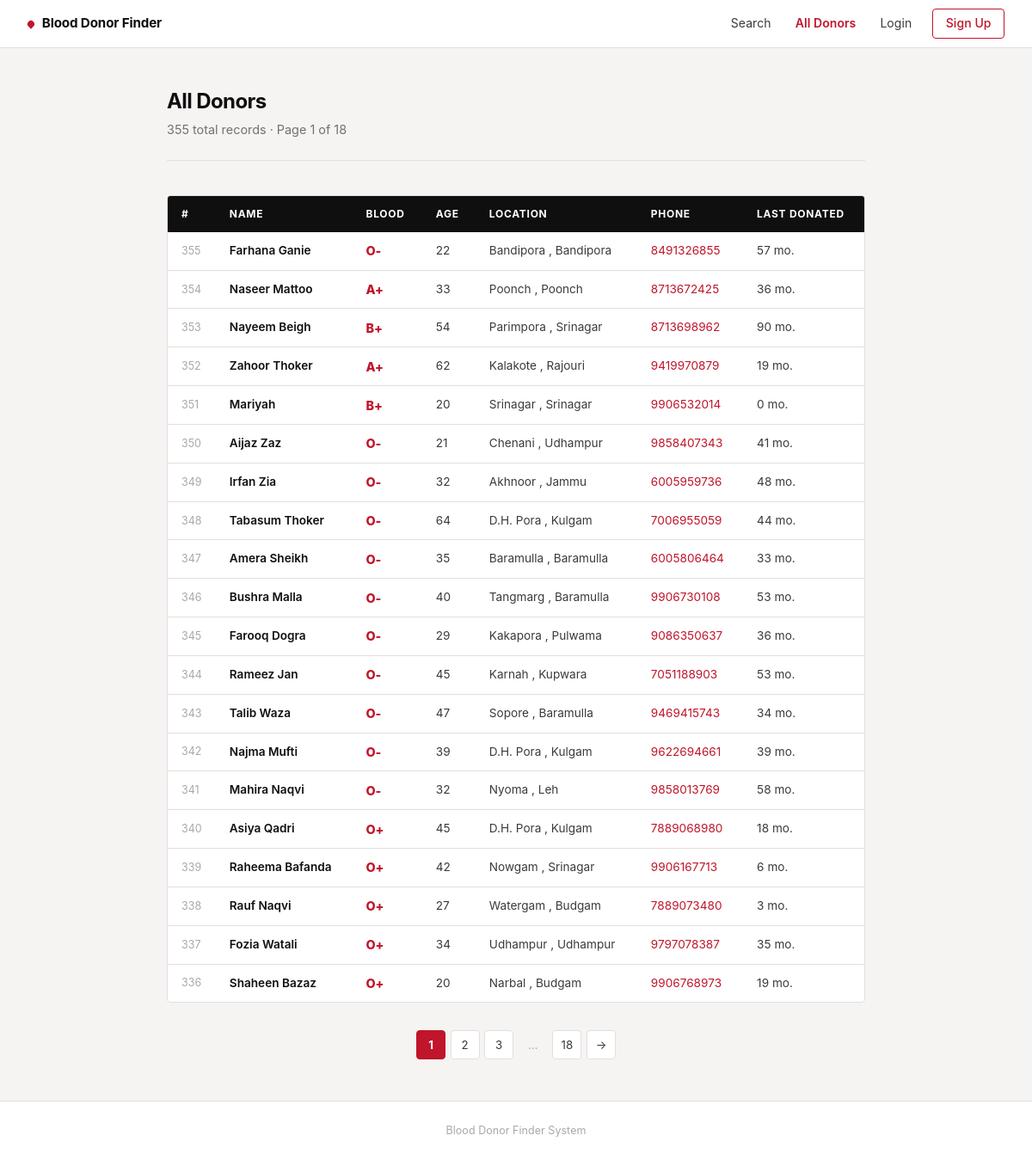
The page /donors on the database its author committed.
### tables this page shows
CREATE TABLE donors (
    id INTEGER PRIMARY KEY AUTOINCREMENT,
    Name TEXT NOT NULL, Gender TEXT, Age INTEGER,
    Email TEXT, Phone TEXT, District TEXT, City TEXT,
    Blood_group TEXT, Months_since_last_donation INTEGER
);

### app.py (the view)
@app.route("/donors")
def all_donors():
    page     = max(1, int(request.args.get("page", 1)))
    per_page = 20
    offset   = (page - 1) * per_page
    conn  = get_db()
    total = conn.execute("SELECT COUNT(*) FROM donors").fetchone()[0]
    rows  = conn.execute(
        "SELECT * FROM donors ORDER BY id DESC LIMIT ? OFFSET ?",
        (per_page, offset)
    ).fetchall()
    conn.close()
    total_pages = max(1, (total + per_page - 1) // per_page)
    return render_template("donors.html",
                           donors=rows, page=page,
                           total_pages=total_pages, total=total)

### app.py (called while the page is built)
def get_db():
    conn = sqlite3.connect(DATABASE)
    conn.row_factory = sqlite3.Row
    return conn

### templates/donors.html (shortened to what this page needs)
{% extends "base.html" %}
{% block content %}
<div class="container">
  <div class="page-header">
    <h2>All Donors</h2>
    <p>{{ total }} total records · Page {{ page }} of {{ total_pages }}</p>
  </div>
  <div class="table-wrap">
    <table>
      <thead>
        <tr>
          <th>#</th>
          <th>Name</th>
          <th>Blood</th>
          <th>Age</th>
          <th>Location</th>
          <th>Phone</th>
          <th>Last Donated</th>
        </tr>
      </thead>
      <tbody>
        {% for donor in donors %}
        <tr>
          <td class="id-cell">{{ donor['id'] }}</td>
          <td class="name-cell">{{ donor['Name'] }}</td>
          <td class="blood-cell">{{ donor['Blood_group'] }}</td>
          <td>{{ donor['Age'] or '—' }}</td>
          <td>
            {% if donor['City'] %}{{ donor['City'] }}{% endif %}
            {% if donor['City'] and donor['District'] %}, {% endif %}
            {% if donor['District'] %}{{ donor['District'] }}{% endif %}
          </td>
          <td class="phone-cell">
            {% if donor['Phone'] %}
              <a href="tel:{{ donor['Phone'] }}">{{ donor['Phone'] }}</a>
            {% else %}—{% endif %}
          </td>
          <td>
            {% if donor['Months_since_last_donation'] is not none %}
              {{ donor['Months_since_last_donation'] }} mo.
            {% else %}—{% endif %}
          </td>
        </tr>
        {% endfor %}
      </tbody>
    </table>
  </div>
  {% if total_pages > 1 %}
  <nav class="pagination" aria-label="Pagination">
    {% for p in range(1, total_pages + 1) %}
      {% if p == page %}
        <span class="pg-current">{{ p }}</span>
      {% elif p == 1 or p == total_pages
              or (p >= page - 2 and p <= page + 2) %}
        <a href="/donors?page={{ p }}">{{ p }}</a>
      {% elif p == page - 3 or p == page + 3 %}
        <span class="pg-ellipsis">…</span>
      {% endif %}
    {% endfor %}
    {% if page < total_pages %}
      <a href="/donors?page={{ page + 1 }}" aria-label="Next">→</a>
    {% endif %}
  </nav>
  {% endif %}
</div>
{% endblock %}

### templates/base.html (shortened to what this page needs)
<!DOCTYPE html>
<html lang="en">
<head>
  <link rel="stylesheet" href="{{ url_for('static', filename='style.css') }}">
</head>
<body>
<nav class="navbar">
  <a class="nav-brand" href="/">Blood Donor Finder</a>
  <div class="nav-links">
    <a href="/search"  {% if request.path == '/search'  %}class="active"{% endif %}>Search</a>
    <a href="/donors"  {% if request.path == '/donors'  %}class="active"{% endif %}>All Donors</a>
    {% if session.get('username') %}
      <a href="/register" {% if request.path == '/register' %}class="active"{% endif %}>Register</a>
      <a href="/logout" class="nav-cta">Logout</a>
    {% else %}
      <a href="/login"  {% if request.path == '/login'  %}class="active"{% endif %}>Login</a>
      <a href="/signup" class="nav-cta" {% if request.path == '/signup' %}style="background:var(--red);color:#fff;"{% endif %}>Sign Up</a>
    {% endif %}
  </div>
</nav>
{% block content %}{% endblock %}
<footer>
  Blood Donor Finder System
</footer>
</body>
</html>

### static/style.css (style rules this page uses)
:root { --red: #C0152A; --red-dark: #96101F; --red-muted: #f7e8ea; --ink: #0f0f0f; --ink-2: #3a3a3a; --ink-3: #717171; --ink-4: #a8a8a8; --surface: #ffffff; --bg: #f6f4f2; --border: #e2dedd; --border-strong:#c8c2bf; --font: -apple-system, BlinkMacSystemFont, "Segoe UI", Roboto, "Helvetica Neue", Arial, sans-serif; --mono: "SF Mono", "Fira Code", "Courier New", monospace; --radius: 4px; --nav-h: 56px; --container: 860px; --transition: 0.18s ease; }
*, *::before, *::after { box-sizing: border-box; margin: 0; padding: 0; }
html { scroll-behavior: smooth; }
body { font-family: var(--font); background: var(--bg); color: var(--ink); line-height: 1.6; font-size: 15px; min-height: 100vh; display: flex; flex-direction: column; }
a { color: inherit; text-decoration: none; }
.navbar { position: sticky; top: 0; z-index: 100; height: var(--nav-h); background: var(--surface); border-bottom: 1px solid var(--border); display: flex; align-items: center; padding: 0 2rem; gap: 2rem; }
.nav-brand { display: flex; align-items: center; gap: 0.55rem; font-weight: 700; font-size: 0.95rem; letter-spacing: -0.01em; color: var(--ink); flex-shrink: 0; }
.nav-brand::before { content: ''; display: inline-block; width: 8px; height: 8px; background: var(--red); border-radius: 50% 50% 50% 0; transform: rotate(-45deg); flex-shrink: 0; }
.nav-links { display: flex; align-items: center; gap: 0.25rem; margin-left: auto; }
.nav-links a { padding: 0.35rem 0.75rem; border-radius: var(--radius); font-size: 0.875rem; color: var(--ink-2); transition: color var(--transition), background var(--transition); letter-spacing: 0.005em; }
.nav-links a.active { color: var(--red); font-weight: 600; }
.nav-links .nav-cta { margin-left: 0.5rem; padding: 0.35rem 0.9rem; border: 1px solid var(--red); color: var(--red); border-radius: var(--radius); font-size: 0.875rem; font-weight: 500; transition: background var(--transition), color var(--transition); }
.container { width: 100%; max-width: var(--container); margin: 0 auto; padding: 3rem 1.5rem; flex: 1; }
.page-header { margin-bottom: 2.5rem; padding-bottom: 1.5rem; border-bottom: 1px solid var(--border); }
.page-header h1, .page-header h2 { font-size: 1.5rem; font-weight: 700; letter-spacing: -0.025em; color: var(--ink); line-height: 1.2; margin-bottom: 0.4rem; }
.page-header p { color: var(--ink-3); font-size: 0.9rem; }
.table-wrap { border: 1px solid var(--border); border-radius: var(--radius); overflow: hidden; overflow-x: auto; background: var(--surface); }
table { width: 100%; border-collapse: collapse; font-size: 0.85rem; }
thead th { background: var(--ink); color: #fff; padding: 0.7rem 1rem; text-align: left; font-size: 0.75rem; font-weight: 700; text-transform: uppercase; letter-spacing: 0.06em; white-space: nowrap; }
thead th:first-child { width: 48px; }
tbody td { padding: 0.65rem 1rem; border-bottom: 1px solid var(--border); color: var(--ink-2); vertical-align: middle; }
tbody tr:last-child td { border-bottom: none; }
td.blood-cell { font-weight: 800; font-size: 0.9rem; color: var(--red); letter-spacing: -0.01em; }
td.id-cell { color: var(--ink-4); font-size: 0.78rem; }
td.name-cell { font-weight: 600; color: var(--ink); }
td.phone-cell a { color: var(--red); }
.pagination { display: flex; align-items: center; justify-content: center; gap: 0.35rem; margin-top: 2rem; flex-wrap: wrap; }
.pagination a, .pagination span { display: inline-flex; align-items: center; justify-content: center; min-width: 34px; height: 34px; padding: 0 0.5rem; border: 1px solid var(--border); border-radius: var(--radius); font-size: 0.83rem; color: var(--ink-2); background: var(--surface); transition: border-color var(--transition), color var(--transition), background var(--transition); text-decoration: none; }
.pagination .pg-current { background: var(--red); border-color: var(--red); color: #fff; font-weight: 700; }
.pagination .pg-ellipsis { border: none; background: none; color: var(--ink-4); cursor: default; }
footer { border-top: 1px solid var(--border); padding: 1.5rem 2rem; text-align: center; font-size: 0.78rem; color: var(--ink-4); background: var(--surface); letter-spacing: 0.005em; }

### rows shown on the page
donors: id "355", Name "Farhana Ganie", Blood_group "O-", Age "22", City "Bandipora", District "Bandipora", Phone "8491326855", Months_since_last_donation "57"
donors: id "354", Name "Naseer Mattoo", Blood_group "A+", Age "33", City "Poonch", District "Poonch", Phone "8713672425", Months_since_last_donation "36"
donors: id "353", Name "Nayeem Beigh", Blood_group "B+", Age "54", City "Parimpora", District "Srinagar", Phone "8713698962", Months_since_last_donation "90"
donors: id "352", Name "Zahoor Thoker", Blood_group "A+", Age "62", City "Kalakote", District "Rajouri", Phone "9419970879", Months_since_last_donation "19"
donors: id "351", Name "Mariyah", Blood_group "B+", Age "20", City "Srinagar", District "Srinagar", Phone "9906532014", Months_since_last_donation "0"
donors: id "350", Name "Aijaz Zaz", Blood_group "O-", Age "21", City "Chenani", District "Udhampur", Phone "9858407343", Months_since_last_donation "41"
donors: id "349", Name "Irfan Zia", Blood_group "O-", Age "32", City "Akhnoor", District "Jammu", Phone "6005959736", Months_since_last_donation "48"
donors: id "348", Name "Tabasum Thoker", Blood_group "O-", Age "64", City "D.H. Pora", District "Kulgam", Phone "7006955059", Months_since_last_donation "44"
donors: id "347", Name "Amera Sheikh", Blood_group "O-", Age "35", City "Baramulla", District "Baramulla", Phone "6005806464", Months_since_last_donation "33"
donors: id "346", Name "Bushra Malla", Blood_group "O-", Age "40", City "Tangmarg", District "Baramulla", Phone "9906730108", Months_since_last_donation "53"
donors: id "345", Name "Farooq Dogra", Blood_group "O-", Age "29", City "Kakapora", District "Pulwama", Phone "9086350637", Months_since_last_donation "36"
donors: id "344", Name "Rameez Jan", Blood_group "O-", Age "45", City "Karnah", District "Kupwara", Phone "7051188903", Months_since_last_donation "53"
donors: id "343", Name "Talib Waza", Blood_group "O-", Age "47", City "Sopore", District "Baramulla", Phone "9469415743", Months_since_last_donation "34"
donors: id "342", Name "Najma Mufti", Blood_group "O-", Age "39", City "D.H. Pora", District "Kulgam", Phone "9622694661", Months_since_last_donation "39"
donors: id "341", Name "Mahira Naqvi", Blood_group "O-", Age "32", City "Nyoma", District "Leh", Phone "9858013769", Months_since_last_donation "58"
donors: id "340", Name "Asiya Qadri", Blood_group "O+", Age "45", City "D.H. Pora", District "Kulgam", Phone "7889068980", Months_since_last_donation "18"
donors: id "339", Name "Raheema Bafanda", Blood_group "O+", Age "42", City "Nowgam", District "Srinagar", Phone "9906167713", Months_since_last_donation "6"
donors: id "338", Name "Rauf Naqvi", Blood_group "O+", Age "27", City "Watergam", District "Budgam", Phone "7889073480", Months_since_last_donation "3"
donors: id "337", Name "Fozia Watali", Blood_group "O+", Age "34", City "Udhampur", District "Udhampur", Phone "9797078387", Months_since_last_donation "35"
donors: id "336", Name "Shaheen Bazaz", Blood_group "O+", Age "20", City "Narbal", District "Budgam", Phone "9906768973", Months_since_last_donation "19"

### other values the page prints
{{ total }} "355"
{{ page }} "1"
{{ total_pages }} "18"
{{ p }} "1"
{{ p }} "2" "3" "18"
